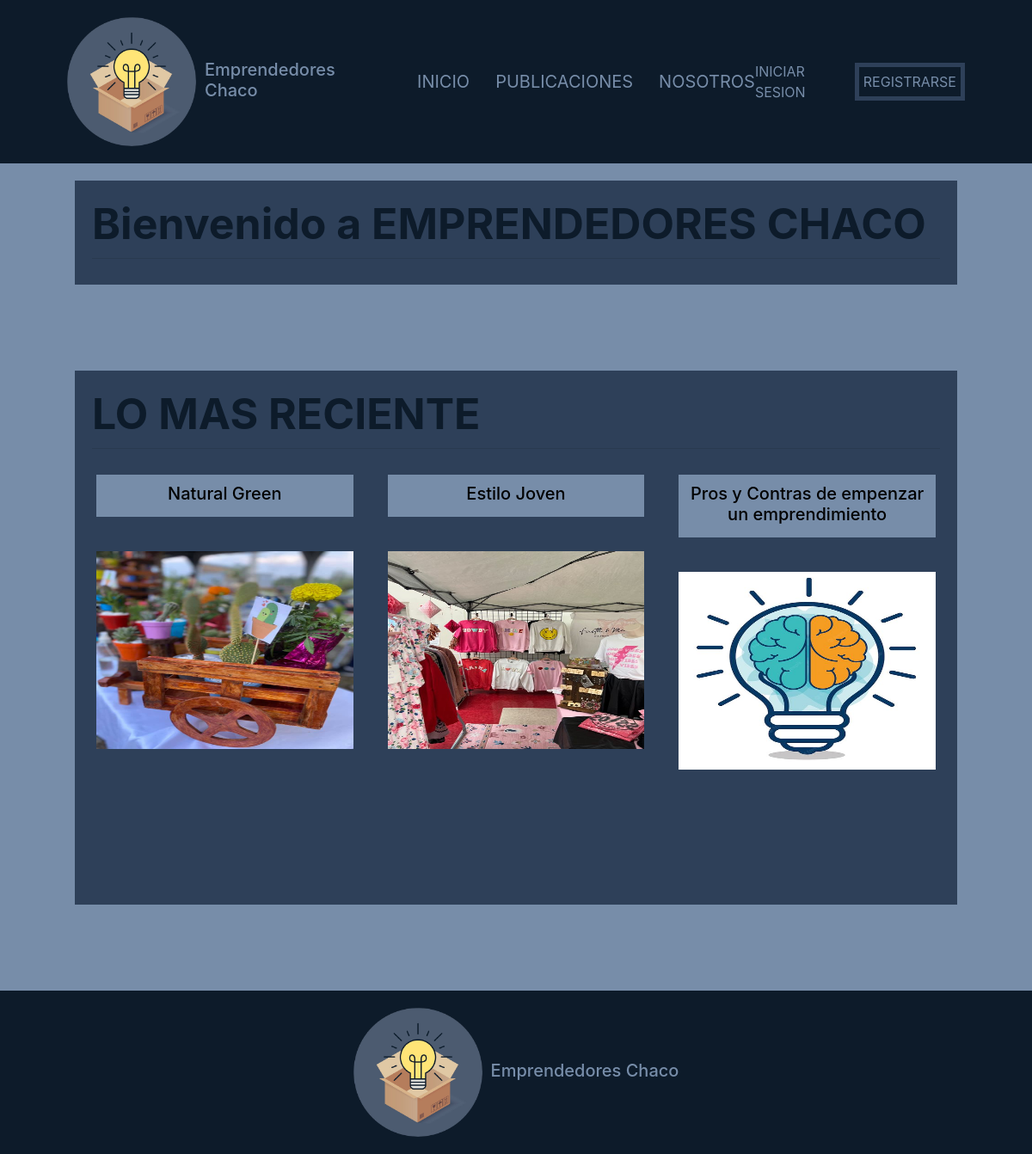
The page / on the database its author committed.
### apps/publicaciones/models.py (models this page shows, shortened)
class Publicacion(models.Model):
    creado = models.DateTimeField('creado', auto_now_add=True)
    modificado = models.DateTimeField('modificado', auto_now=True)
    titulo = models.CharField(max_length = 250)
    contenido = models.TextField()
    autor = models.ForeignKey(User, on_delete = models.CASCADE)
    imagen = models.ImageField(upload_to = 'publicaciones')
    categoria = models.ForeignKey(Categoria, on_delete = models.CASCADE)

### BlogEmprendedores/views.py (the view)
# urls.py: path('', views.ListarRecientes, name="home"),
def ListarRecientes(request):
    ctx = {}
    categorias = Categoria.objects.all()
    todas_publicaciones = Publicacion.objects.order_by('-creado')[:3]
    ctx['object_list'] = todas_publicaciones
    ctx['categorias'] = categorias
    return render(request, 'inicio.html', ctx)

### templates/inicio.html
{% extends 'base.html' %}
{% block contenido %}
<div class="bienvenidos contenedor">
    <h2 class="inicio-titulo">Bienvenido a EMPRENDEDORES CHACO</h2><hr>
</div>
<div class="publicaciones contenedor">
    <h2 class="inicio-titulo">LO MAS RECIENTE</h2><hr>
    <div class="row">
            {% for p in object_list %}
            <div class="publicacion col-md-4 col-sm-6">
                <a class="interact" href="{% url 'publicaciones:detalle_publicacion' p.pk %}">
                    <div class="publicacion__info">
                        <h2> {{p.titulo}}</h2>
                    </div>
                    <img src="{{p.imagen.url}}">
                </a>
            </div>
            {% endfor %}
    </div>
</div>
{% endblock contenido %}

### static/css/main.css (style rules this page uses)
.interact { color: black; }
body { font-family: 'Roboto', sans-serif; }

### static/css/buttons.css (style rules this page uses)
a, a:link, a:visited, a:active { text-decoration: none; }

### static/css/style.css (style rules this page uses)
:root { --color_principal: #0D1B2A; --color_secundario: #778DA9; --fondo: #2E4059; --blanco: #E0E1DD; }
html { box-sizing: border-box; font-size: 62.5%; }
*, *:before, *:after { box-sizing: inherit; }
body { background-color: var(--color_secundario); font-size: 1.6rem; line-height: 1.5; padding: 0; margin: 0; }
a, a:link, a:visited, a:active { text-decoration:none; }
.contenedor { width: min(90%, 120rem); margin: 0 auto; }
.publicaciones { margin: 10rem auto; background-color: var(--fondo); padding: 2rem; }
.publicacion { height: 50rem; padding: 2rem; }
.publicacion__info { height: fit-content; margin-bottom: 3rem; padding: 1rem; background-color: var(--color_secundario); }
.publicacion__info h2 { text-align: center; }
.publicacion img { width: 100%; margin: 1rem auto ; height: 50%; }
.inicio-titulo { font-weight: bold; color: var(--color_principal); font-size: 5rem; }
.bienvenidos { padding: 2rem; background-color: var(--fondo); }

### rows shown on the page
Publicacion: titulo "Natural Green", imagen (picture)
Publicacion: titulo "Estilo Joven", imagen (picture)
Publicacion: titulo "Pros y Contras de empenzar un emprendimiento", imagen (picture)
